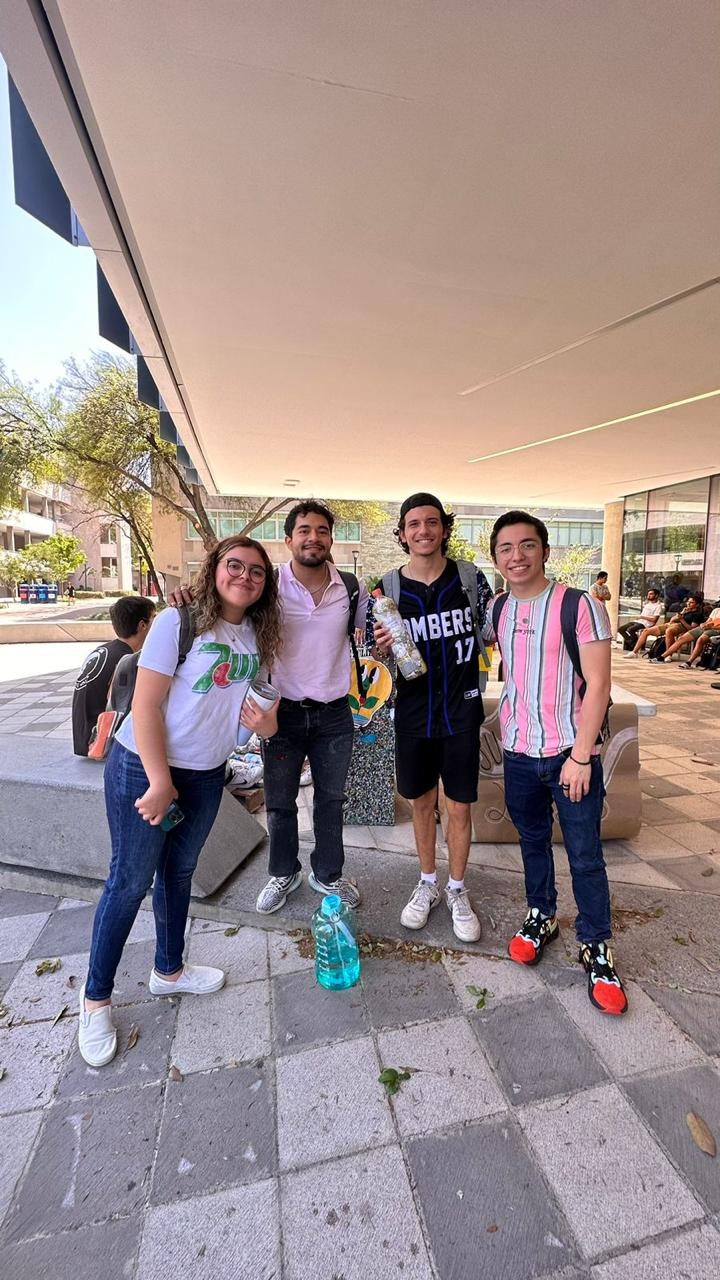
#> input picture personDetection/semana_tec.jpeg, 720 x 1280 px, given in place of the camera
$ python final_model_v1.py
#> lines starting #> are read from the running program, lines starting #| are printed output that depends on the picture; after the words box and inside, x2 and y2 are one past the last pixel; in counts of white or black regions, pixels touching at a corner belong together

# LIBRERIAS
from cmath import inf
from tabnanny import check
from time import ctime
import cv2 , imutils
import numpy as np
from imutils.object_detection import non_max_suppression
import time
import argparse
# Histogram of Oriented Gradientes

HOGCV = cv2.HOGDescriptor()
HOGCV.setSVMDetector(cv2.HOGDescriptor_getDefaultPeopleDetector())

# Funcion principal
cap = cv2.VideoCapture(1)#Captura de video

def main():

    fontOne = cv2.FONT_HERSHEY_SIMPLEX #Declaramos tipo texto
    cTime = 0
    pTime = 0
    #tolerancia de cordenadas
    tolerance = 15
    #iniciamos el conteo de personas
    person = 0
    past_cordanate= inf
    # person_count
    while True:
        # Conseguimos los fps

        cTime = time.time()
        fps = int(1/(cTime-pTime))
        pTime = cTime
        key = cv2.waitKey(1)
#> (key q is pressed here)
        # Leemos el video o la camacar
        check,frame = cap.read()
#> frame is the input picture: shape (1280, 720, 3); mean B, G, R 140.1, 141.5, 157.5
        # Ajustamos para poder mejorar la calidad
        frame = imutils.resize(frame,width=min(400, frame.shape[1]))#hacemos rezise de la imagen
#> frame: shape (711, 400, 3)
        frame_gray = cv2.cvtColor(frame, cv2.COLOR_BGR2GRAY)# Convertimos en gray la imgen
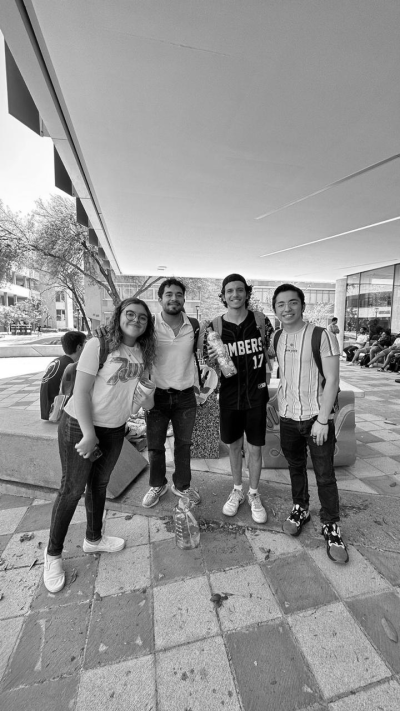
#> frame_gray: shape (711, 400); min 0, max 255, mean 146.1
        bounding_box_cordinates,weights = HOGCV.detectMultiScale(frame_gray,winStride = (4,4),padding = (8,8),scale = 1.02) # Decalaramos variables de ajuste
#> bounding_box_cordinates = [[53, 303, 70, 139], [16, 306, 111, 222], [100, 245, 148, 297], [176, 247, 120, 240], [214, 246, 168, 336], [0, 293, 152, 305]]; weights = [0.388, 0.253, 1.55, 0.632, 1.18, 0.323]
        pick = non_max_suppression(bounding_box_cordinates,probs = None,overlapThresh=0.5) # quitamos el overlaping
#> pick = [[214, 246, 168, 336], [0, 293, 152, 305], [100, 245, 148, 297], [176, 247, 120, 240], [16, 306, 111, 222], [53, 303, 70, 139]]

        #iniciamos las personas detectadas
        for i,(x,y,w,h) in enumerate(pick):
            # [6 lines of commented-out code are left out]
            if (past_cordanate == x or abs(past_cordanate-x)<=tolerance):
                cv2.rectangle(frame, (x, y), (x+w, y+h), (0, 255, 0), 2)
            #En caso de que un pelado salga por la entrada
            elif x <= 10:
                if past_cordanate >x :
                    person-=1
                elif weights[i] < 0.7 and weights[i] > 0.3:
                    cv2.rectangle(frame, (x, y), (x+w, y+h), (50, 122, 255), 2)
                    print(f'x:{x},y:{y}')
                    person+=1
                elif weights[i] > 0.7:
                    cv2.rectangle(frame, (x, y), (x+w, y+h), (0, 255, 0), 2)
                    print(f'x:{x},y:{y}')
                    person+=1
            else :
                if weights[i] < 0.7 and weights[i] > 0.3:
                    cv2.rectangle(frame, (x, y), (x+w, y+h), (50, 122, 255), 2)
                    print(f'x:{x},y:{y}')
                    # person_stack.append(x)
                    # person_stack.pop(1)

                elif weights[i] > 0.7:
                    cv2.rectangle(frame, (x, y), (x+w, y+h), (0, 255, 0), 2)
                    print(f'x:{x},y:{y}')
                    # person_stack.pop(1)
            past_cordanate = x
#> this loop made 6 passes
#> (x, y, w, h, person, past_cordanate) on pass 2: (0, 293, 152, 305, -1, 0)
#> (x, y, w, h, past_cordanate) on passes 1, 3, 4, 5, 6: (214, 246, 168, 336, 214), (100, 245, 148, 297, 100), (176, 247, 120, 240, 176), (16, 306, 111, 222, 16), (53, 303, 70, 139, 53)
#| x:214,y:246
#| x:100,y:245
#| x:176,y:247
#| x:16,y:306
#| x:53,y:303
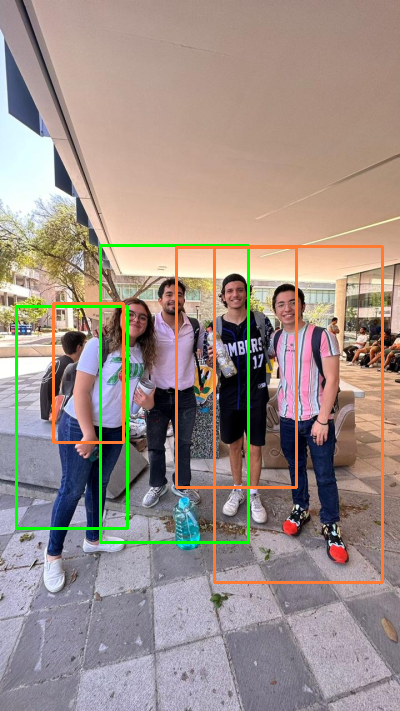
#> frame: shape (711, 400, 3); mean B, G, R 136.3, 143.4, 157.6
#> after the loop, person = -1

        # frame_people_count=len(pick)
        # total_people_count+=person
        cv2.putText(frame,f'{person}',(300,50),fontOne,0.8,(255,0,0),2)
#> frame: shape (711, 400, 3); 0.04% of pixels changed, all inside (x1, y1, x2, y2) = (302, 32, 332, 52)
        cv2.putText(frame,f'fps: {fps}',(30,50),fontOne,0.8,(255,0,0),2)
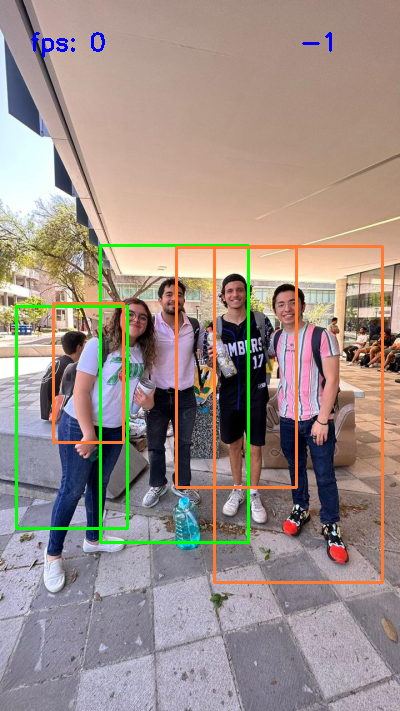
#> frame: shape (711, 400, 3); mean B, G, R 136.6, 143.1, 157.3
        cv2.imshow('output',frame)
        if key == ord('q'):
            break
    cap.release()
    cv2.destroyAllWindows


if __name__ == "__main__":
    main()
